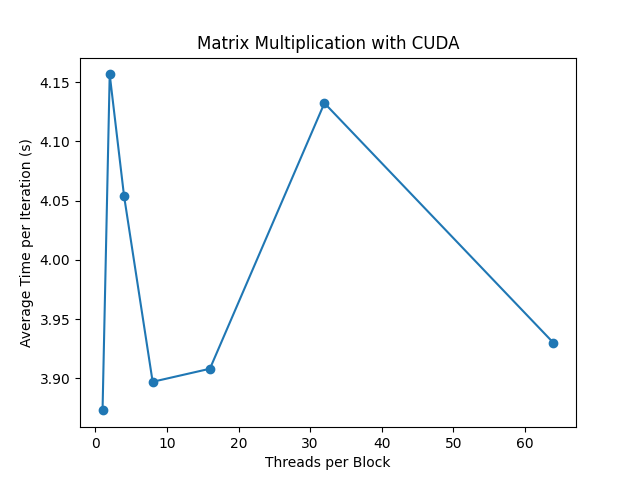

Python code for this plot:
import numpy as np
from numba import cuda
import time
import matplotlib.pyplot as plt

@cuda.jit
def matrix_multiply(A, B, C):
    row, col = cuda.grid(2)
    if row < C.shape[0] and col < C.shape[1]:
        tmp = 0.0
        for k in range(A.shape[1]):
            tmp += A[row, k] * B[k, col]
        C[row, col] = tmp

def main():
    matrix_size = 6000
    num_iterations = 5
    threads_list = [1, 2, 4, 8, 16, 32, 64]

    timings = []

    for _ in threads_list:
        A = np.random.rand(matrix_size, matrix_size)
        B = np.random.rand(matrix_size, matrix_size)
        C = np.zeros_like(A)

        # Copy data to device
        d_A = cuda.to_device(A)
        d_B = cuda.to_device(B)
        d_C = cuda.to_device(C)

        # Set up the grid and block dimensions
        threads_per_block = (16, 16)

        # Подгоните размер блока так, чтобы общее количество потоков не превышало максимальное
        blocks_per_grid = (
            (matrix_size + threads_per_block[0] - 1) // threads_per_block[0],
            (matrix_size + threads_per_block[1] - 1) // threads_per_block[1]
        )

        # Warm-up
        matrix_multiply[blocks_per_grid, threads_per_block](d_A, d_B, d_C)

        # Measure time
        start_time = time.time()

        for _ in range(num_iterations):
            matrix_multiply[blocks_per_grid, threads_per_block](d_A, d_B, d_C)

        cuda.synchronize()
        elapsed_time = (time.time() - start_time) / num_iterations
        timings.append(elapsed_time)

    # Plot the results
    plt.plot(threads_list, timings, marker='o')
    plt.title('Matrix Multiplication with CUDA')
    plt.xlabel('Threads per Block')
    plt.ylabel('Average Time per Iteration (s)')
    plt.show()

if __name__ == "__main__":
    main()
